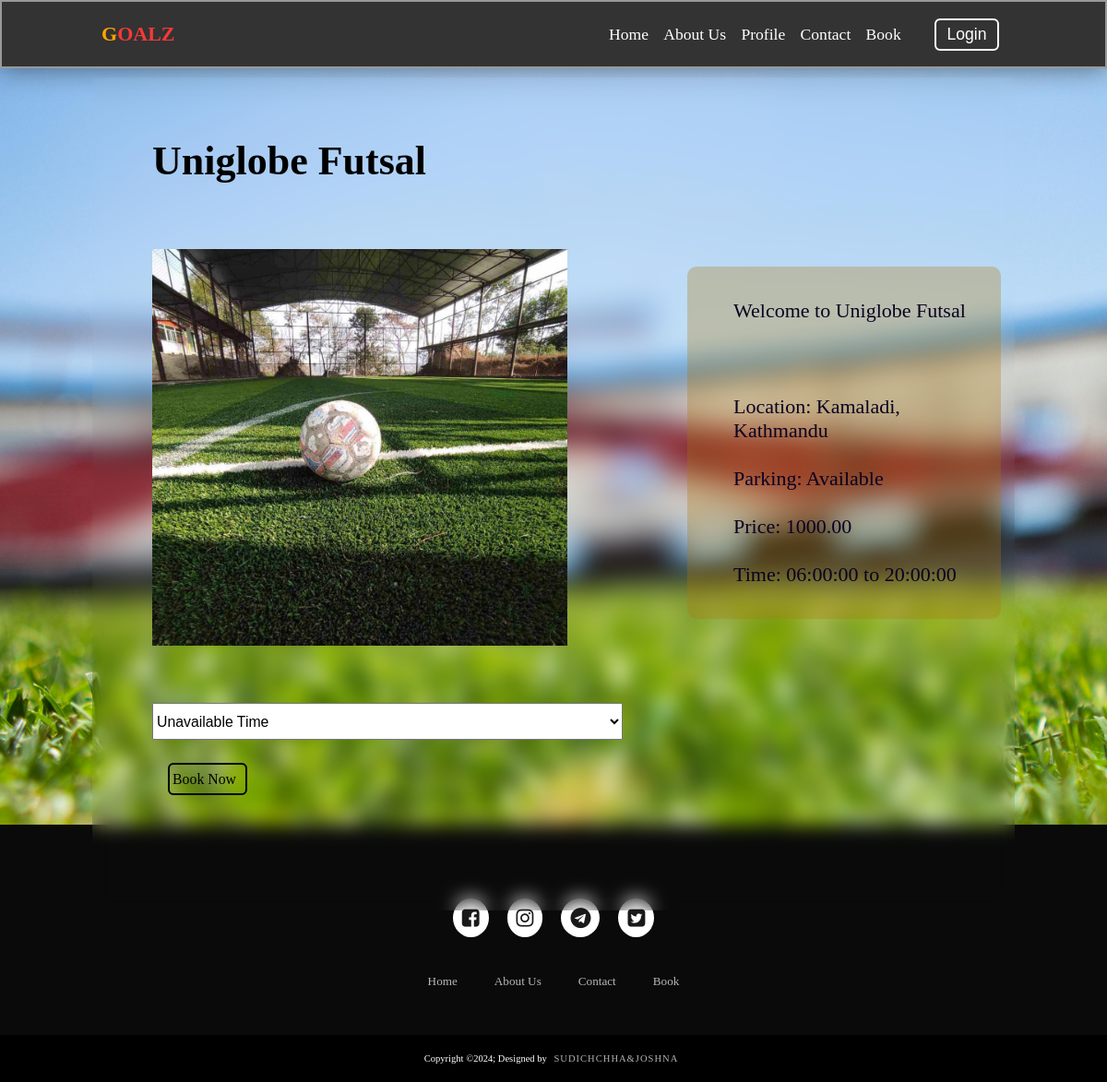
The app's page /Backend/User/futsal.php?id=2 with its own data.
### tables this page shows
CREATE TABLE `futsal_info` (
  `id` int(11) NOT NULL AUTO_INCREMENT,
  `name` varchar(50) NOT NULL,
  `img_path` varchar(255) NOT NULL,
  `description` varchar(255) DEFAULT NULL,
  `location` varchar(55) NOT NULL,
  `parking_available` tinyint(1) DEFAULT NULL,
  `price_per_hour` decimal(10,2) DEFAULT NULL,
  `opening_time` time DEFAULT NULL,
  `closing_time` time DEFAULT NULL,
  PRIMARY KEY (`id`)
);

### Backend/User/futsal.php (the view, shortened to what this page needs)
<?php
include_once './assets/includes/header.php';
include './assets/includes/connect.php';
if (isset($_GET['id'])) {
    $futsalid = $_GET['id'];
    $futsal_sql = "SELECT * FROM futsal_info WHERE id = $futsalid";
    $futsal_result = mysqli_query($con, $futsal_sql);
    if (mysqli_num_rows($futsal_result) > 0) {
        $futsal_row = mysqli_fetch_assoc($futsal_result);
?>
        <div class="page">
            <div class="containerft">
                <div class="grid-container">
                    <div class="column">
                        <h1><?php echo $futsal_row['name']; ?></h1>
                        <img src="<?php echo $futsal_row['img_path']; ?>" width="300px" class="mainimg">
                        <div class="gallery">
                        </div>
                        <div class="booked">
                            <select class="time">
                                <option value="time_slot1">Unavailable Time</option>
                            </select>
                        </div>
                        <div class="btn"><a href="booking.php?id=<?php echo $futsal_row['id']; ?>">Book Now</a></div>
                    </div>
                    <div class="dcolumnf">
                        <div class="contentd">
                            <p>Welcome to <?php echo $futsal_row['name']; ?> <br> <br> <?php echo $futsal_row['discription']; ?><br>
                                <br> Location: <?php echo $futsal_row['location']; ?> <br>
                                <?php echo $futsal_row['parking_available'] ? "<br>Parking: Available" : "<br>Parking: Not Available"; ?>
                                <br>
                                <br>Price: <?php echo $futsal_row['price_per_hour']; ?><br>
                                <br>Time: <?php echo $futsal_row['opening_time'] ?> to <?php echo $futsal_row['closing_time']; ?>
                            </p>
                        </div>
                    </div>
                </div>
            </div>
        </div>
<?php
    } else {
        echo "Futsal not found.";
    }
}
include_once './assets/includes/footer.php';
?>
</body>
</html>

### Backend/User/assets/css/index.css (style rules this page uses)
body { box-sizing: border-box; background-image: url('../images/background.jpg'); background-repeat: no-repeat; background-size: cover; background-attachment: fixed; }
:root { --orange: #ffa500; }
* { margin: 0; padding: 0; box-sizing: border-box; text-decoration: none; list-style: none; }
html { font-size: 62.5%; overflow-x: hidden; scroll-padding-top: 6rem; scroll-behavior: smooth; }
* { box-sizing: border-box; }

### Backend/User/assets/css/booking.css (style rules this page uses)
.page { padding: 50px 150px; }
.grid-container { display: grid; grid-template-columns: 1fr 1fr; grid-gap: 20px; }
.mainimg { width: 450px; height: 450px; object-fit: cover; }
.column { padding: 0px 50px 100px 50px; }
.column h1 { font-size: 5em; padding: 40px 0px 35px 0; }

### Backend/User/assets/css/futsal.css (style rules this page uses)
.containerft { display: grid; place-items: center; height: 100vh; }
.grid-container { display: grid; grid-template-columns: 1fr 1fr; grid-gap: 20px; backdrop-filter: blur(10px); background-color: transparent; padding: 25px 15px; }
.grid-container h1 { font-size: 5em; }
.dcolumnf { margin-top: 90px; }
.dcolumnf p { color: rgb(10, 2, 32); font-size: 2.5em; display: flex; align-self: center; padding: 35px ; margin-top: 90px; }
.mainimg { width: 450px; height: 500px; padding: 35px 0; object-fit: cover; }
.gallery { display: flex; flex-wrap: wrap; }
.btn { width: 86px; height: 35px; background: transparent; border: 2px solid; outline: #000; border-radius: 6px; cursor: pointer; font-size: 1em; font-weight: 500; margin-left: 17px; align-items: center; display: flex; padding-left: 3px; }
.btn a { text-decoration: none; font-size: 1.8em; padding: 50px 0 50px 0; color: #000; }
.page { padding: 10px 100px; }
.contentd { align-items: center; background-color: rgba(175, 119, 7, 0.3); padding: 0 0 0 15px; border-radius: 10px; }
.booked { padding-bottom: 25px; }
.time { width: 510px; height: 40px; font-size: 1.8em; }

### Backend/User/assets/css/homepage.css (style rules this page uses)
img { max-width: 100%; height: auto; text-align: center; margin: 0; }
@media (max-width:1200px) { html { font-size: 55%; } }

### records on screen
futsal_info: name "Uniglobe Futsal", img_path (picture), location "Kamaladi, Kathmandu", price_per_hour "1000.00", opening_time "06:00:00", closing_time "20:00:00"
